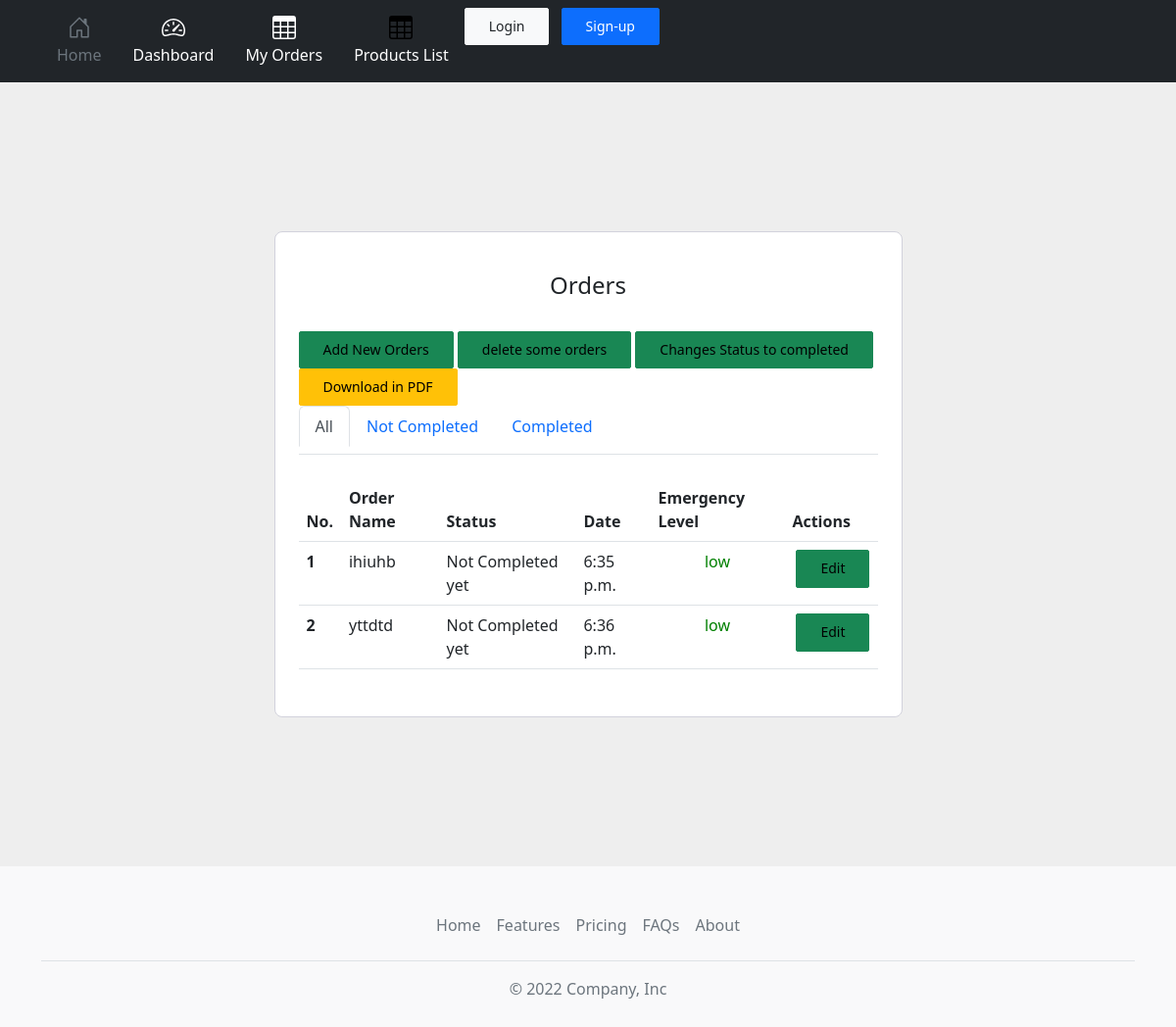
/products_for_order/, run on the app's committed database.
### product_for_order/models.py (models this page shows, shortened)
class ProductForOrder(models.Model):
    name = models.CharField(max_length=120)
    person_ordered_id = models.CharField(max_length=120, blank=True, null=True)
    is_customer = models.BooleanField(default=True)
    description = models.TextField(blank=True, null=True)
    in_stock = models.BooleanField(default=False)
    number_in_stock = models.IntegerField(default=0)
    emergency_level = models.CharField(max_length=6, choices=LEVELS, default="low")
    id = models.UUIDField(primary_key=True, default=uuid4, editable=False, unique=True)
    created_time = models.DateTimeField(auto_now_add=True)

### product_for_order/views.py (the view, shortened to what this page needs)
# urls.py: path("", ProductListView.as_view(), name="product-list"),
class ProductListView(ListView):
    model = ProductForOrder
    template_name = "product_for_order/orders_list.html"
    queryset = ProductForOrder.objects.all()
    context_object_name = "products"
    def get_queryset(self):
        return ProductForOrder.objects.all()
    def get_context_data(self, **kwargs):
        context = super().get_context_data(**kwargs)
        print(self.request.get_full_path())
        products = ProductForOrder.objects.all()
        context["num_products"] = products.count()
        return context

### product_for_order/templates/product_for_order/orders_list.html (shortened to what this page needs)
{% extends 'base.html' %}
{% load static %}
{%block main_content %}
<section class="vh-100" style="background-color: #eee;">
    <div class="container py-5 h-100">
        <div class="row d-flex justify-content-center align-items-center h-100">
            <div class="col col-lg-10 col-xl-7">
                <div class="card rounded-3">
                    <div class="card-body p-4">
                        <h4 class="text-center my-3 pb-3">Orders</h4>
                        <div>
                            <button type="button" class="btn btn-success"><a
                                    style="color: black; text-decoration: none;"
                                    href="{% url 'create-product-order' %}">Add New Orders</a></button>
                            <button type="button" class="btn btn-success"><a
                                    style="color: black; text-decoration: none;"
                                    href="{% url 'delete-product-order' request.user.id%}">delete some
                                    orders</a></button>
                            <button type="button" class="btn btn-success"><a
                                    style="color: black; text-decoration: none;"
                                    href="{% url 'manager-change-status' %}">Changes Status to completed</a></button>
                            <button type="button" class="btn btn-warning"><a
                                    style="color: black; text-decoration: none;"
                                    href="{% url 'order-to-pdf' %}">Download in
                                    PDF</a></button>
                        </div>
                        <ul class="nav nav-tabs mb-4 pb-2" id="ex1" role="tablist">
                            <li class="nav-item" role="presentation">
                                <a class="nav-link active" id="ex1-tab-1" data-mdb-toggle="tab" href="#ex1-tabs-1"
                                    role="tab" aria-controls="ex1-tabs-1" aria-selected="true">All</a>
                            </li>
                            <li class="nav-item" role="presentation">
                                <a class="nav-link" id="ex1-tab-2" data-mdb-toggle="tab" href="#ex1-tabs-2" role="tab"
                                    aria-controls="ex1-tabs-2" aria-selected="false">Not Completed</a>
                            </li>
                            <li class="nav-item" role="presentation">
                                <a class="nav-link" id="ex1-tab-3" data-mdb-toggle="tab" href="#ex1-tabs-3" role="tab"
                                    aria-controls="ex1-tabs-3" aria-selected="false">Completed</a>
                            </li>
                        </ul>
                        <table class="table mb-4">
                            <thead>
                                <tr>
                                    <th scope="col">No.</th>
                                    <th scope="col">Order Name</th>
                                    <th scope="col">Status</th>
                                    <th scope="col"> Date</th>
                                    <th scope="col">Emergency Level</th>
                                    <th scope="col">Actions</th>
                                </tr>
                            </thead>
                            <tbody>
                                {%for order in products%}
                                {%if order.in_stock == False%}
                                <tr>
                                    <th scope="row"> {{ forloop.counter }} </th>
                                    <td>{{order.name}}</td>
                                    <td>Not Completed yet</td>
                                    <td> {{order.created_time | time}}</td>
                                    {%if order.emergency_level == 'low'%}
                                    <td style="text-align: center; color: green;"> {{order.emergency_level}}</td>
                                    {%elif order.emergency_level == 'medium'%}
                                    <td style="text-align: center; color: blue;"> {{order.emergency_level}}</td>
                                    {%elif order.emergency_level == 'high'%}
                                    <td style="text-align: center; color: red;"> {{order.emergency_level}}</td>
                                    {%endif%}
                                    <td>
                                        <button type="submit" class="btn btn-success ms-1">
                                            <a style="color: black; text-decoration: none;"
                                                href="{%url 'edit-product-order' order.id %}">Edit</a>
                                        </button>
                                    </td>
                                </tr>
                                {%endif%}
                                {%endfor%}
                            </tbody>
                        </table>
                    </div>
                </div>
            </div>
        </div>
    </div>
</section>
{%endblock main_content%}

### static/css/styles.css (style rules this page uses)
body { background-color: #f9f9fa }
.card { box-shadow: none; -webkit-box-shadow: none; -moz-box-shadow: none; -ms-box-shadow: none }
.card { position: relative; display: flex; flex-direction: column; min-width: 0; word-wrap: break-word; background-color: #fff; background-clip: border-box; border: 1px solid #d2d2dc; border-radius: 0 }
.card .card-body { padding: 1.25rem 1.75rem }
.card-body { flex: 1 1 auto; padding: 1.25rem }
.d-flex { display: flex !important }
.btn { font-size: 0.875rem; line-height: 1; font-weight: 400; padding: .7rem 1.5rem; border-radius: 0.1275rem }
.d-flex, .loader-demo-box, .distribution-chart-legend .distribution-chart, .distribution-chart-legend .distribution-chart .item, .list-wrapper ul li, .email-wrapper .mail-sidebar .menu-bar .profile-list-item a, .email-wrapper .mail-sidebar .menu-bar .profile-list-item a .user, .email-wrapper .mail-list-container .mail-list .details, .email-wrapper .message-body .attachments-sections ul li .thumb, .email-wrapper .message-body .attachments-sections ul li .details .buttons, .lightGallery .image-tile .demo-gallery-poster, .swal2-modal, .navbar .navbar-menu-wrapper .navbar-nav, .navbar .navbar-menu-wrapper .navbar-nav .nav-item.nav-profile, .navbar .navbar-menu-wrapper .navbar-nav .nav-item.dropdown .navbar-dropdown .dropdown-item { display: flex !important }

### data on the page
ProductForOrder: name "ihiuhb", created_time "6:35 p.m.", emergency_level "low"
ProductForOrder: name "yttdtd", created_time "6:36 p.m.", emergency_level "low"
